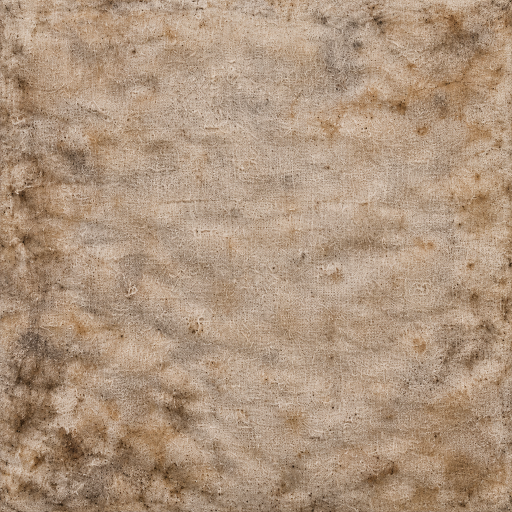
#> input picture Taierzhuang1938/Model/SichuanBlanketPack/Texture_SichuanOldCottonV09Base.png, 1024 x 1024 px, given in place of Image_SichuanSoftOldCottonV10.png, which was not available (shown at 1/2 size)
$ python Script_SichuanCottonReliefV10.py
#> lines starting #> are read from the running program, lines starting #| are printed output that depends on the picture; pictures that were not available may be replaced by others from this repository, and a replacement may not be noted
"""Prepare the V10 imagegen cotton albedo and band-limited old-yarn relief.

The albedo is resized without repainting. Very fine pepper and broad
stain gradients are filtered out of the relief; millimetre-scale broken yarn
and compressed nap remain. The map is an OpenGL tangent normal at 1024.
"""
import hashlib
import json
from pathlib import Path

import numpy as np
from PIL import Image, ImageFilter


def Main():
    output = Path(__file__).resolve().parents[1]/'Model/SichuanBlanketPack'
    source = Path('C:/Users/Bentl/OneDrive/AI/Models/Blender/Taierzhuang1938/SichuanBlanketPack/Source/MaterialAtlasV10/Image_SichuanSoftOldCottonV10.png')
    with Image.open(source) as image:
#> image is the input picture: PIL image 1024x1024 RGB; mean R, G, B 174.2, 148.9, 125.6
        base = image.convert('RGB').resize((1024,1024), Image.Resampling.LANCZOS)
        base.save(output/'Texture_SichuanSoftOldCottonV10Base.png')
        gray = base.convert('L')
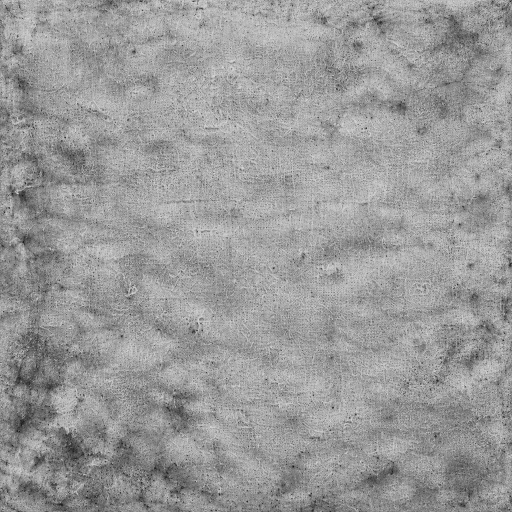
#> gray: PIL image 1024x1024 L (shown at 1/2 size); min 7, max 232, mean 153.8
        fine = np.asarray(gray.filter(ImageFilter.GaussianBlur(1.0)), dtype=np.float32)/255
        broad = np.asarray(gray.filter(ImageFilter.GaussianBlur(8.0)), dtype=np.float32)/255
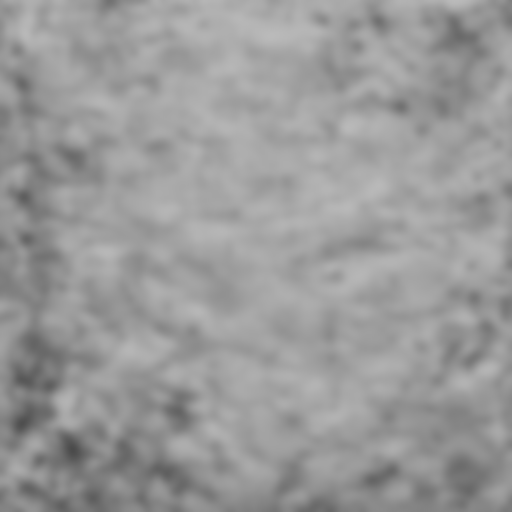
#> broad: shape (1024, 1024) float32 (shown at 1/2 size); min 0.29, max 0.729, mean 0.603
    height = fine-broad
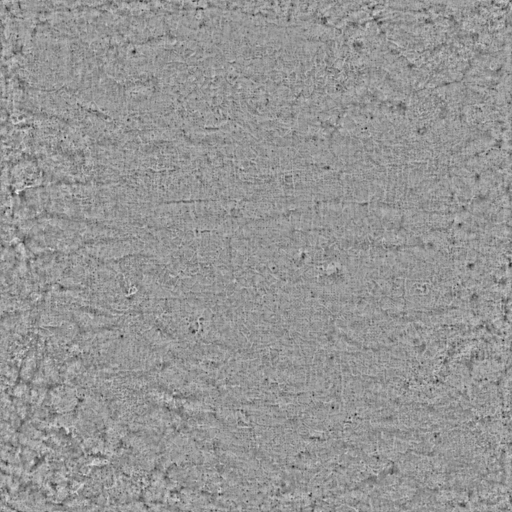
#> height: shape (1024, 1024) float32 (shown at 1/2 size); min -0.4, max 0.278, mean -0.00188; drawn with min black and max white
    slopeY, slopeX = np.gradient(height)
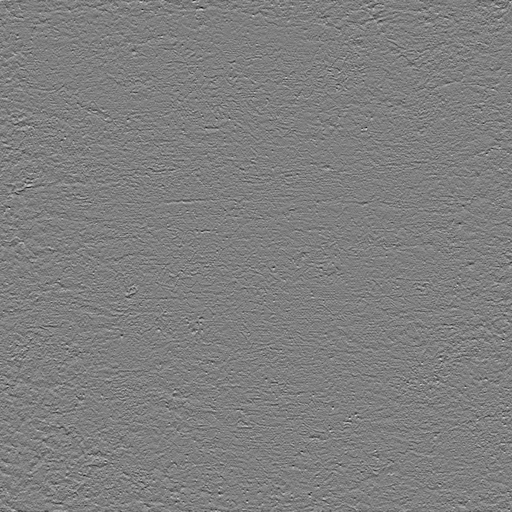
#> slopeY: shape (1024, 1024) float32 (shown at 1/2 size); min -0.151, max 0.151, mean -2.01e-05; drawn with min black and max white
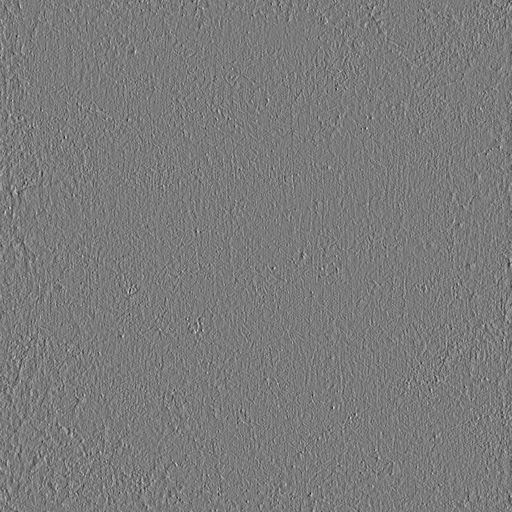
#> slopeX: shape (1024, 1024) float32 (shown at 1/2 size); min -0.153, max 0.163, mean -7.81e-06; drawn with min black and max white
    normal = np.stack((-slopeX*8.0, slopeY*8.0, np.ones_like(slopeX)), axis=-1)
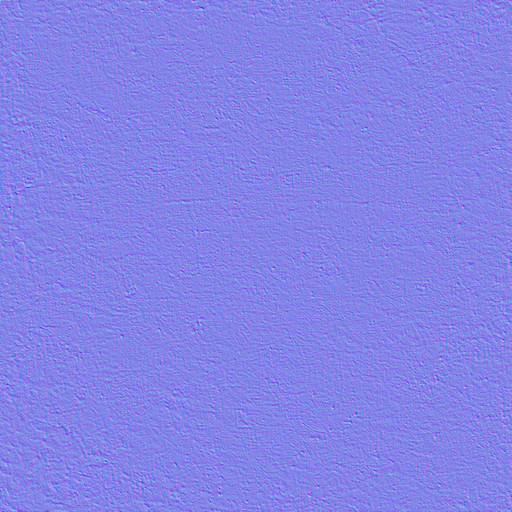
#> normal: shape (1024, 1024, 3) float32 (shown at 1/2 size); mean of channels 0, 1, 2 6.25e-05, -0.000161, 1; drawn with min black and max white
    normal /= np.linalg.norm(normal, axis=-1, keepdims=True)
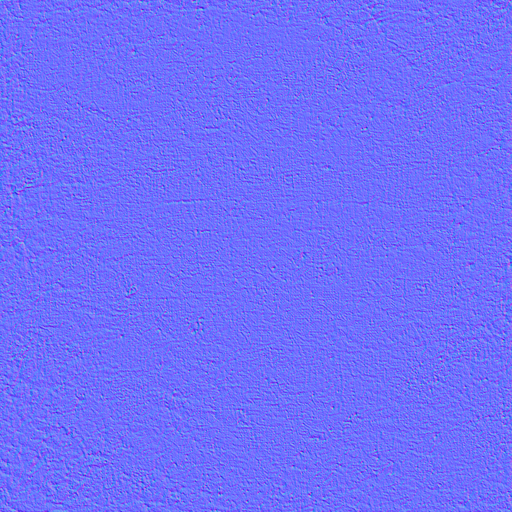
#> normal: shape (1024, 1024, 3) float32 (shown at 1/2 size); mean of channels 0, 1, 2 3.22e-05, 0.000147, 0.978; drawn with min black and max white
    path = output/'Texture_SichuanCottonReliefV10Normal.png'
    Image.fromarray(np.rint(np.clip(normal*.5+.5, 0, 1)*255).astype(np.uint8)).save(path)
    with Image.open(path) as check:
        check.load()
        assert check.size == (1024, 1024)
    report = {'source': source.name, 'sourceSha256': hashlib.sha256(source.read_bytes()).hexdigest(),
              'normal': path.name, 'normalSha256': hashlib.sha256(path.read_bytes()).hexdigest(),
              'normalConvention': 'OpenGL +Y', 'resolution': [1024, 1024],
              'gaussianBandPx': [1.0, 8.0], 'gradientScale': 8.0,
              'albedoPreparation': 'RGB/Lanczos 1024 only; retain generated cotton exactly',
              'base': 'Texture_SichuanSoftOldCottonV10Base.png',
              'baseSha256': hashlib.sha256((output/'Texture_SichuanSoftOldCottonV10Base.png').read_bytes()).hexdigest(),
              'generationSource': 'Built-in imagegen edit of V09 cotton using approved V02 reference',
              'gameBakeComplete': False}
    (output/'Data_SichuanCottonReliefV10.json').write_text(json.dumps(report, indent=2)+'\n', encoding='utf-8')
    print('V10_RELIEF_PREPARED', json.dumps(report))


if __name__ == '__main__':
    Main()

$ run again, on Taierzhuang1938/Model/SichuanBlanketPack/Texture_SichuanOldCottonV09Normal.png
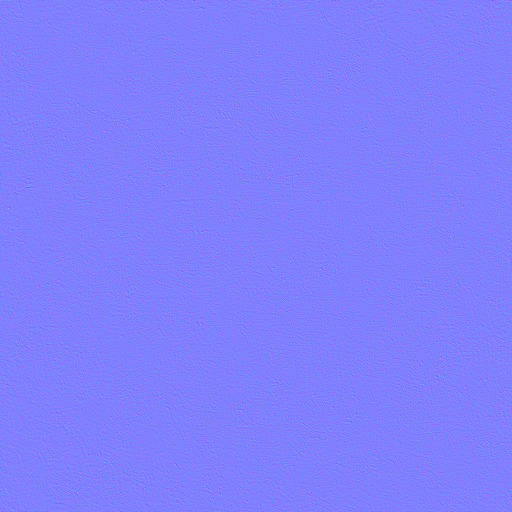
#> input picture Taierzhuang1938/Model/SichuanBlanketPack/Texture_SichuanOldCottonV09Normal.png, 1024 x 1024 px, given in place of Image_SichuanSoftOldCottonV10.png, which was not available (shown at 1/2 size)
#> in Main, image is the input picture: PIL image 1024x1024 RGB; mean R, G, B 127.5, 127.5, 254.2
#> in Main, `slopeY, slopeX = np.gradient(height)`:
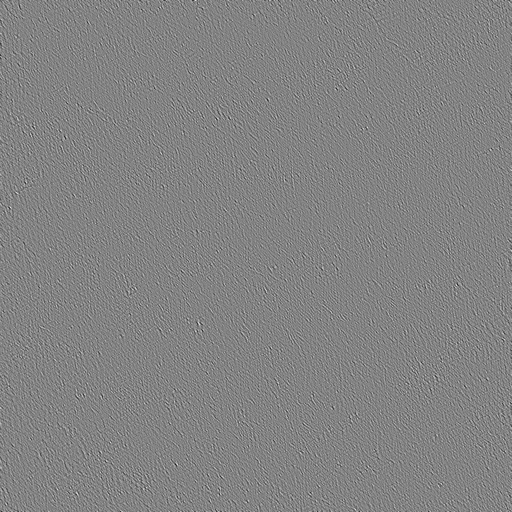
#> slopeX: shape (1024, 1024) float32 (shown at 1/2 size); min -0.0373, max 0.0353, mean 9.2e-07; drawn with min black and max white
#> in Main, `normal = np.stack((-slopeX*8.0, slopeY*8.0, np.ones_like(slopeX)), axi..`:
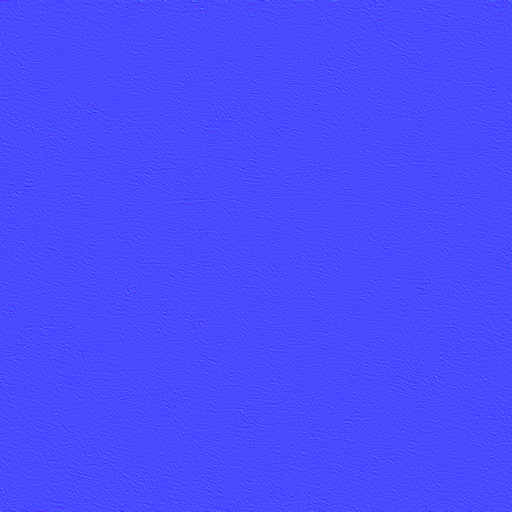
#> normal: shape (1024, 1024, 3) float32 (shown at 1/2 size); mean of channels 0, 1, 2 -7.36e-06, 4.46e-06, 1; drawn with min black and max white
